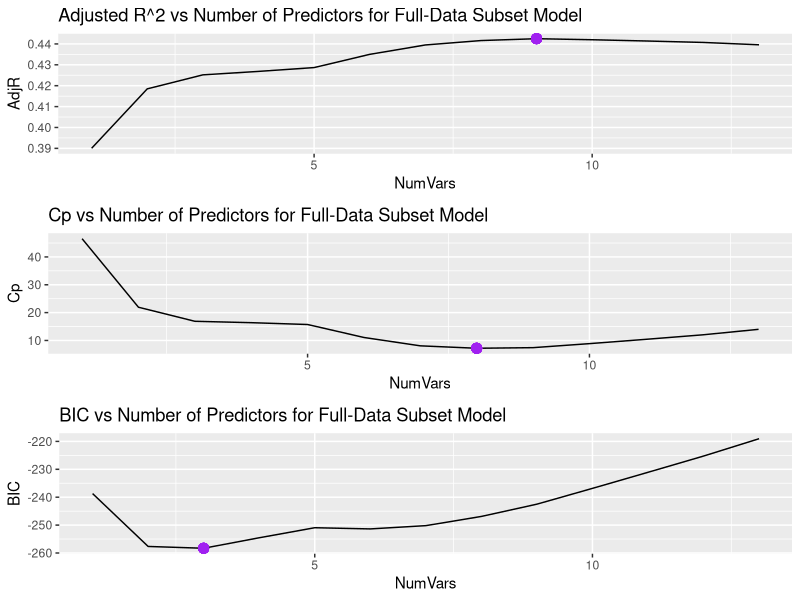

Write the R code that produced this figure. (Note: this script raises an error after producing the figure.)
setwd("/datascience/projects/statisticallyfit/github/learningmathstat/RStatistics/STAT330 Statistical Learning/ASSIGNMENTS/A2/")
library(ggplot2)
library(gridExtra)
library(MASS)

library(leaps)
library(glmnet)
library(pls)


sydneyData <- read.table("SydneyCrime.txt", header=TRUE)
head(sydneyData)

### Data Preparation ------------------------------------------------------------------------

set.seed(1)
N <- nrow(sydneyData) # number of observations
numVars <- ncol(sydneyData) - 1 # number of (p) variables/ predictors

trainIndices <- sample(1:N, size=N/2)
testIndices <- -trainIndices

X <- model.matrix(crim ~ . -1, data=sydneyData)
Y <- sydneyData$crim
X.train = model.matrix(crim ~. -1, data=sydneyData[trainIndices, ]) 
Y.train = sydneyData$crim[trainIndices]
X.test <- model.matrix(crim ~ . -1, data=sydneyData[testIndices, ])
Y.test <- sydneyData$crim[testIndices]




# SUBSET SELECTION ---------------------------------------------------------------------------


# Part 1) using full data set to choose the best subset using the CP, BIC, and Adj R^2
sydney.subset <- regsubsets(crim ~ . , data=sydneyData, nvmax=numVars, method="forward")
summarySubset <- summary(sydney.subset)

iMinCp.sub <- which.min(summarySubset$cp); iMinCp.sub # 8 predictors chosen by Min CP
iMinBIC.sub <- which.min(summarySubset$bic); iMinBIC.sub # 3 predictors
iMaxAdj.sub <- which.max(summarySubset$adjr2); iMaxAdj.sub # 9 predictors


# Plotting Model selection Statistics Cp, BIC, ...
df.sub <- data.frame(NumVars=1:numVars, AdjR=summarySubset$adjr2, 
                     Cp=summarySubset$cp, BIC=summarySubset$bic)


p.sub.adj <- ggplot(df.sub, aes(x=NumVars, y=AdjR)) + geom_line() + 
      geom_point(aes(x=iMaxAdj.sub, y=df.sub$AdjR[iMaxAdj.sub]), size=3, colour="purple") + 
      ggtitle("Adjusted R^2 vs Number of Predictors for Full-Data Subset Model")

p.sub.cp <- ggplot(df.sub, aes(x=NumVars, y=Cp)) + geom_line() + 
      geom_point(aes(x=iMinCp.sub, y=df.sub$Cp[iMinCp.sub]), size=3, colour="purple") + 
      ggtitle("Cp vs Number of Predictors for Full-Data Subset Model")

p.sub.bic <- ggplot(df.sub, aes(x=NumVars, y=BIC)) + geom_line() + 
      geom_point(aes(x=iMinBIC.sub, y=df.sub$BIC[iMinBIC.sub]), size=3, colour="purple") + 
      ggtitle("BIC vs Number of Predictors for Full-Data Subset Model")

grid.arrange(p.sub.adj, p.sub.cp, p.sub.bic)



# Part 2) splitting train / test data to do cross validation to pick the best subset

predict.regsubsets <- function(object, testData, id, ...) {
      #print(cat("GO HERE"))
      form = as.formula(object$call[[2]])
      X = model.matrix(form, testData)
      # For a particular model size (id = numvars), extract the coefficients from the
      # regsubsets object for the best model of that size (id)
      coef_i = coef(object, id =id) # id = the model id
      #print(cat("id = ", id, sep=""))
      
      # get the predictor names for this model
      xVars = names(coef_i)
      # Multiply those coefficients into the appropriate columns of the test matrix
      X[, xVars] %*% coef_i 
}


# Carry out a for loop to do cross validation. In the jth fold, the elements of folds that
# equal j are in the test set and the remainder are in the training set. Make predictions
# for each model size, compute test errors on the appropriate subset, and store them
# in appropriate slot in the matrix cv.errors

numFolds = 10
numVars = ncol(sydneyData) - 1
folds = sample(1:numFolds, size=nrow(sydneyData), replace=TRUE)
cv.errors = matrix(NA, nrow=numFolds, ncol=numVars, dimnames=list(Folds=NULL, Vars=paste(1:numVars)))

for(j in 1:numFolds){
      # fit data on training set (observations not in the kth fold)
      #theFormula <- as.formula(paste(yname, "~ ."))
      sydney.train.subset <- regsubsets(crim ~ ., data=sydneyData[folds != j, ], nvmax = numVars)
      
      for(i in 1:numVars){ # for each model size ...
            # ... make a prediction based on the test set (data that IS in this current fold)
            pred = predict.regsubsets(sydney.train.subset, sydneyData[folds == j, ], id=i)
            # compute test error using observations from test set and the predictions we made
            cv.errors[j, i] <- mean( (sydneyData$crim[folds == j] - pred)^2 ) 
      }
}
mean.cv.errors <- apply(cv.errors, 2, mean)
mean.cv.errors

# Plotting the MSEs
df.subset <- data.frame(NumVars = 1:numVars, MeanCVErrors=mean.cv.errors)
iMinCV.sub = which.min(mean.cv.errors); iMinCV.sub # 9 predictor model
minCVTestError.subset <- min(mean.cv.errors); minCVTestError.subset
# 45.98215


# Using a pink dot to denote the (9th predictor) model with minimum estimated test MSE
ggplot(df.subset, aes(x=NumVars, y=MeanCVErrors)) + geom_line() + geom_point() + 
      ggtitle("Cross Validation MSEs for Best Subset Selection") +
      geom_point(x=iMinCV.sub, y=df.subset$MeanCVErrors[iMinCV.sub], color="magenta", size=3)


# Final step: do best subset selection on full data set to get the final coefficients
sydney.finalbest.subset = regsubsets(crim ~ ., data=sydneyData, nvmax=numVars)
coefs.final.subset <- coef(sydney.finalbest.subset, iMinCV.sub)
coefs.final.subset


### FORWARD SELECTION -----------------------------------------------------------------------

set.seed(1)

# Part 1) using full data set and graphics to do exploratory analysis 
sydney.fwd <- regsubsets(crim ~ . , data=sydneyData, nvmax=numVars, method="forward")
summaryFwd <- summary(sydney.fwd)

iMinCp.fwd <- which.min(summaryFwd$cp); iMinCp.fwd # 8 predictors chosen by Min CP
iMinBIC.fwd <- which.min(summaryFwd$bic); iMinBIC.fwd # 3 predictors
iMaxAdj.fwd <- which.max(summaryFwd$adjr2); iMaxAdj.fwd # 9 predictors


# Plotting Model selection Statistics Cp, BIC, ...
df.fwd <- data.frame(NumVars=1:numVars, AdjR=summaryFwd$adjr2, 
                     Cp=summaryFwd$cp, BIC=summaryFwd$bic)


p.fwd.adj <- ggplot(df.fwd, aes(x=NumVars, y=AdjR)) + geom_line() + 
      geom_point(aes(x=iMaxAdj.fwd, y=df.fwd$AdjR[iMaxAdj.fwd]), size=3, colour="green") + 
      ggtitle("Adjusted R^2 vs Number of Predictors for Full-Data Forward Stepwise Model")

p.fwd.cp <- ggplot(df.fwd, aes(x=NumVars, y=Cp)) + geom_line() + 
      geom_point(aes(x=iMinCp.fwd, y=df.fwd$Cp[iMinCp.fwd]), size=3, colour="green") + 
      ggtitle("Cp vs Number of Predictors for Full-Data Forward Stepwise Model")

p.fwd.bic <- ggplot(df.fwd, aes(x=NumVars, y=BIC)) + geom_line() + 
      geom_point(aes(x=iMinBIC.fwd, y=df.fwd$BIC[iMinBIC.fwd]), size=3, colour="green") + 
      ggtitle("BIC vs Number of Predictors for Full-Data Forward Stepwise Model")

grid.arrange(p.fwd.adj, p.fwd.cp, p.fwd.bic)



# Part 2) using cross validation (splitting data into train / test sets)

# fit the training model
sydney.train.fwd <- regsubsets(crim ~ . , data=sydneyData[trainIndices, ], nvmax=numVars, 
                               method="forward")

# Doing cross validation to see which forward subset is the best
cv.errors.fwd = rep(NA, numVars)

# Getting test errors for each model size
for(i in 1:numVars){ # for each model size ...
      pred = predict.regsubsets(sydney.train.fwd, testData=sydneyData[testIndices, ], id=i)
      # compute test error using observations from test set and the predictions we made
      cv.errors.fwd[i] <- mean( (Y.test - pred)^2 ) 
}

# Plotting the MSEs
df.cv.fwd <- data.frame(NumVars = 1:numVars, MeanCVErrors=cv.errors.fwd)
iMinCV.fwd = which.min(cv.errors.fwd); iMinCV.fwd
# The model with minimum estimated test error is the 12th model (12 predictors)
# It has min test error of: 
minCVTestError.fwd <- min(cv.errors.fwd); minCVTestError.fwd
# 39.27592

# Using a pink dot to denote the model with minimum estimated test MSE
ggplot(df.cv.fwd, aes(x=NumVars, y=MeanCVErrors)) + geom_line() + geom_point() + 
      ggtitle("Cross Validation MSEs for Forward Selection") +
      geom_point(x=iMinCV.fwd, y=df.cv.fwd$MeanCVErrors[iMinCV.fwd], color="magenta", size=3)


# Final step: do forward regression on full data set to get the final coefficients
# sydney.finalbest.fwd = regsubsets(crim ~ ., data=sydneyData, nvmax=numVars, method="forward")
# already fit the model above
coefs.final.fwd <- coef(sydney.fwd, iMinCV.fwd)
coefs.final.fwd


### BACKWARD SELECTION -----------------------------------------------------------------------


set.seed(1)

# Part 1) using full data set and graphics to do exploratory analysis 
sydney.bwd <- regsubsets(crim ~ . , data=sydneyData, nvmax=numVars, method="backward")
summaryBwd <- summary(sydney.bwd)

iMinCp.bwd <- which.min(summaryBwd$cp); iMinCp.bwd # 8 predictors chosen by Min CP
iMinBIC.bwd <- which.min(summaryBwd$bic); iMinBIC.bwd # 4 predictors chosen by min BIC
iMaxAdj.bwd <- which.max(summaryBwd$adjr2); iMaxAdj.bwd # 9 predictors chosen by max Adj R^2


# Plotting Model selection Statistics Cp, BIC, ...
df.bwd <- data.frame(NumVars=1:numVars, AdjR=summaryBwd$adjr2, 
                     Cp=summaryBwd$cp, BIC=summaryBwd$bic)


p.bwd.adj <- ggplot(df.bwd, aes(x=NumVars, y=AdjR)) + geom_line() + 
      geom_point(aes(x=iMaxAdj.bwd, y=df.bwd$AdjR[iMaxAdj.bwd]), size=3, colour="blue") + 
      ggtitle("Adjusted R^2 vs Number of Predictors for Full-Data Backward Stepwise Model")

p.bwd.cp <- ggplot(df.bwd, aes(x=NumVars, y=Cp)) + geom_line() + 
      geom_point(aes(x=iMinCp.bwd, y=df.bwd$Cp[iMinCp.bwd]), size=3, colour="blue") + 
      ggtitle("Cp vs Number of Predictors for Full-Data Backward Stepwise Model")

p.bwd.bic <- ggplot(df.bwd, aes(x=NumVars, y=BIC)) + geom_line() + 
      geom_point(aes(x=iMinBIC.bwd, y=df.bwd$BIC[iMinBIC.bwd]), size=3, colour="blue") + 
      ggtitle("BIC vs Number of Predictors for Full-Data Backward Stepwise Model")

grid.arrange(p.bwd.adj, p.bwd.cp, p.bwd.bic)



# Part 2) using cross validation (splitting data into train / test sets)

# fit the training model
sydney.train.bwd <- regsubsets(crim ~ . , data=sydneyData[trainIndices, ], nvmax=numVars, method="backward")

# Doing cross validation to see which forward subset is the best
cv.errors.bwd = rep(NA, numVars)

# Getting test errors for each model size
for(i in 1:numVars){ # for each model size ...
      pred = predict.regsubsets(sydney.train.bwd, testData=sydneyData[testIndices, ], id=i)
      # compute test error using observations from test set and the predictions we made
      cv.errors.bwd[i] <- mean( (Y.test - pred)^2 ) 
}

# Plotting the MSEs
df.cv.bwd <- data.frame(NumVars = 1:numVars, MeanCVErrors=cv.errors.bwd)
iMinCV.bwd = which.min(cv.errors.bwd); iMinCV.bwd
# 4 - predictor model has minimum CV test error
minCVTestError.bwd <- min(cv.errors.bwd); minCVTestError.bwd
# 38.96427

# Using a pink dot to denote the model with minimum estimated test MSE
ggplot(df.cv.bwd, aes(x=NumVars, y=MeanCVErrors)) + geom_line() + geom_point() + 
      ggtitle("Cross Validation MSEs for Backward Selection") +
      geom_point(x=iMinCV.bwd, y=df.cv.bwd$MeanCVErrors[iMinCV.bwd], color="magenta", size=3)


# Final step: do forward regression on full data set to get the final coefficients
# sydney.finalbest.fwd = regsubsets(crim ~ ., data=sydneyData, nvmax=numVars, method="forward")
# already fit the model above
coefs.final.bwd <- coef(sydney.bwd, iMinCV.bwd)
coefs.final.bwd


### RIDGE REGRESSION --------------------------------------------------------------------------

set.seed(1)

sydney.train.ridge <- cv.glmnet(x=X.train, y=Y.train, alpha=0)
lambda.ridge <- sydney.train.ridge$lambda.min; lambda.ridge
# 0.7908625 is minimum lambda

plot(sydney.train.ridge) # plots log lambda against MSE

# coefficients of the model with minimum lambda
coef(sydney.train.ridge)

# get test mse associated with this value of lambda
pred.ridge = predict(sydney.train.ridge, s=lambda.ridge, newx = X.test)
cvTestErrorMinLambda.ridge <- mean( (pred.ridge - Y.test)^2 )
cvTestErrorMinLambda.ridge
# 38.36719

# Fit the FINAL model using this lambda (final model is defined as using the FULL data set)
sydney.final.ridge <- glmnet(X, Y, alpha=0)
# These are the coefficients of the final model using this value of lambda
coefs.final.ridge <- predict(sydney.final.ridge, type="coefficients", s=lambda.ridge)[1:numVars + 1, ]
coefs.final.ridge
# note: these coeffs are of course not necessarily the same as from the training model 
# since the data sets (train and full data) are different. 


## LASSO ---------------------------------------------------------------------------------

set.seed(2)

# ... using the same X and Y matrices as for ridge regression .....

sydney.train.lasso <- cv.glmnet(x=X.train, y=Y.train, alpha=1)
lambda.lasso <- sydney.train.lasso$lambda.min; lambda.lasso
# 0.1202 is minimum lambda

plot(sydney.train.lasso) # plots log lambda against MSE

# Coeffs of training model with best lambda?
coef(sydney.train.lasso)

# Test mse associated with this value of lambda
pred.lasso = predict(sydney.train.lasso, s=lambda.lasso, newx = X.test)
cvTestErrorMinLambda.lasso = mean( (pred.lasso - Y.test)^2 )
cvTestErrorMinLambda.lasso
# 38.26532

# Fit the FINAL model using this lambda (final model is defined as using the FULL data set)
sydney.final.lasso <- glmnet(X, Y, alpha=1)
# These are the coefficients of the final model using this value of lambda
coefs.final.lasso <- predict(sydney.final.lasso, type="coefficients", s=lambda.lasso)[1:numVars+1, ]
coefs.final.lasso <- coefs.final.lasso[coefs.final.lasso != 0]
coefs.final.lasso


# PCR -------------------------------------------------------------------------------------

set.seed(4)

sydney.train.pcr <- pcr(crim ~., data=sydneyData[trainIndices, ], scale=TRUE, validation="CV")
summaryPCRTrain <- summary(sydney.train.pcr)

# EVALUATING: training MSE (test MSE is preferred)

# Maximum R2 seems to be at about M = 13 principal components
validationplot(sydney.train.pcr, val.type="R2")
# Minimum training MSE seems to be at about M = 13 principal components, but no major difference
# between the training MSE at 3 components
validationplot(sydney.train.pcr, val.type="MSEP") # to plot the MSE's

# Checking the number of components using MSEP() from the Mass library
MSEP.obj <- MSEP(sydney.train.pcr)
# Getting the cross validation errors from the 2 by 1 by 14 dimensional array 'val'
dim(MSEP.obj$val)
str(MSEP.obj)

cv.errors.pcr <- MSEP.obj$val[1,1,] 
# Verified: 13 components are required to get minimum cv.error
names(which.min(cv.errors.pcr))
minCVTrainError.pcr <- min(cv.errors.pcr); minCVTrainError.pcr # the minimum training MSE
# 49.90654

# EVALUATING: test MSE (this is the measure to use, never training MSE)
# Computing test error on the training model for M = 13
M = 13
predPCR <- predict(sydney.train.pcr, X.test, ncomp = M) # predicting training with M = 173
minCVTestError.pcr <- mean( (predPCR - Y.test)^2 ); minCVTestError.pcr
# 39.27592

# Fitting the final model with the M chosen by cross-validation
sydney.final.pcr <- pcr(crim ~ ., data=sydneyData, scale=TRUE, ncomp=M)
coefs.final.pcr <- coef(sydney.final.pcr, ncomp=M)[1:numVars, ,]
coefs.final.pcr

# PLS -------------------------------------------------------------------------------------

set.seed(5)

sydney.train.pls <- plsr(crim ~., data=sydneyData[trainIndices, ], scale=TRUE, validation="CV")
summaryPLSTrain <- summary(sydney.train.pls)

# plotting the training MSE's
validationplot(sydney.train.pls, val.type="MSEP")


# EVALUATING: test MSE (this is the measure to use, never training MSE)

# First get the recommended number of components, by training MSE
MSE.obj <- MSEP(sydney.train.pls)
names(which.min(MSE.obj$val[1,1,])) # at 11 components, minimum train MSE is reached

# Computing test error on the training model for M = 11
M = 11
predPLS <- predict(sydney.train.pls, X.test, ncomp = M) # predicting training with M = 10
minCVTestError.pls <- mean( (predPLS - Y.test)^2 ); minCVTestError.pls
# 39.27655

# Fitting the final model with the M chosen by cross-validation
sydney.final.pls <- plsr(crim ~ ., data=sydneyData, scale=TRUE, ncomp=M)
coefs.final.pls <- coef(sydney.final.pls, ncomp=M)[1:numVars, ,]
coefs.final.pls



# OVERALL SUMMARY

# Comparing models based on accuracy and model interpretability: 

# Accuracy 
testErrorSummary = data.frame(TestErrors=c(minCVTestError.subset, minCVTestError.fwd, 
                                           minCVTestError.bwd, cvTestErrorMinLambda.ridge, 
                                           cvTestErrorMinLambda.lasso,minCVTestError.pcr, 
                                           minCVTestError.pls))
rownames(testErrorSummary) <- c("Subset", "Forward", "Backward", "Ridge", "Lasso", "PCR", "PLS")
testErrorSummary
# Accuracy: The Lasso has lowest test MSE = 38.26, and Ridge regression is second best with 
# test mse = 38.36. Backward is next lowest with 38.96. 
# Lasso has lowest estimated test MSE. 




# Interpretability: backward selection model has fewest coefficients so it is the simplest
# or most interpretable. Lasso and subset model have similar number of coefficients, so 
# because lasso has lower test MSE than the subset model, pick lasso over the subset model.

coefs.final.subset
length(coefs.final.subset) - 1 # 9 

coefs.final.fwd
length(coefs.final.fwd) - 1 # 13

coefs.final.bwd
length(coefs.final.bwd) - 1 # 4

coefs.final.ridge # 13
length(coefs.final.ridge) # 13

coefs.final.lasso # 10
length(coefs.final.lasso) # 10

coefs.final.pcr
length(coefs.final.pcr) # 13 

coefs.final.pls
length(coefs.final.pls) # 13



# CONCLUSION: choose the lasso model since even though it has 9  coefficients compared to the
# backward model with 5 coefficients, their test MSEs are not that different. 
